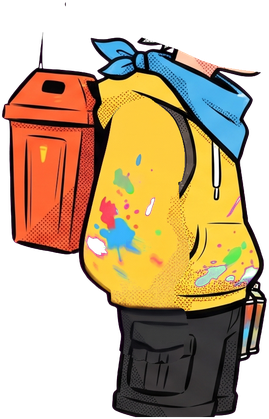
#> input picture Gemini/卡42_主角标准站立图/部件A3/torso.png, 269 x 419 px
$ python trim_torso.py
#> lines starting #> are read from the running program, lines starting #| are printed output that depends on the picture
# 身体图下沿：把短裤下摆下面突出来的窄小残块（原图腿的描边被一起切进来的部分）修掉，下沿按中值平滑
import numpy as np
from PIL import Image
T = np.asarray(Image.open('../卡42_主角标准站立图/部件A3/torso.png').convert('RGBA')).astype(np.float32); H, W = T.shape[:2]
#> after `H, W = T.shape[:2]`: H = 419; W = 269
a = T[..., 3]; prof = np.full(W, np.nan)
#> after `a = T[..., 3]`:
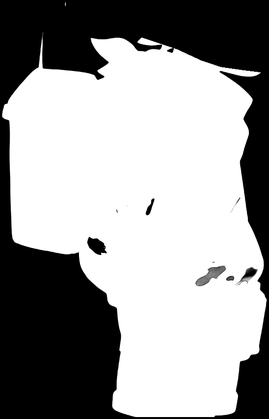
#> a: shape (419, 269) float32; min 0, max 255, mean 154.5
for x in range(W):
    rows = np.nonzero(a[360:, x] > 128)[0]
    if len(rows): prof[x] = 360 + rows.max()
ok = ~np.isnan(prof); xs = np.arange(W)
#> after `xs = np.arange(W)`: xs = 269 values from 0 to 268
med = np.array([np.nanmedian(prof[max(0, i - 6):i + 7]) if ok[max(0, i - 6):i + 7].any() else np.nan for i in range(W)])
trim = 0
for x in range(W):
    if not ok[x] or np.isnan(med[x]): continue
    lim = med[x] + .5
    if prof[x] > lim + 1:                                   # 比周围低出一截 = 残块
        ys = np.arange(H) + .5; T[:, x, 3] *= np.clip(lim - ys + .5, 0, 1) * (ys > 360) + (ys <= 360); trim += 1
#> after the loop, trim = 0
Image.fromarray(T.astype(np.uint8), 'RGBA').save('部件A4/torso.png'); print('修掉的列：', trim)
#| 修掉的列： 0
o = Image.open('../卡42_主角标准站立图/部件A3/torso.png').convert('RGBA'); n = Image.open('部件A4/torso.png').convert('RGBA')
#> further down, o is the input picture: PIL image 269x419 RGBA; mean R, G, B, A 95.8, 73.8, 42.3, 154.5
bg = lambda im: Image.alpha_composite(Image.new('RGBA', im.size, (255, 0, 255, 255)), im)
box = (60, 370, 269, 419); a_ = bg(o.crop(box)).resize((209 * 4, 49 * 4), Image.NEAREST); b_ = bg(n.crop(box)).resize((209 * 4, 49 * 4), Image.NEAREST)
#> after `a_ = bg(o.crop(box)).resize((209 * 4, 49 * 4), Image.NEAREST)`:
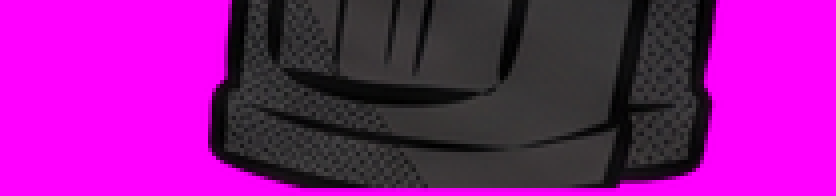
#> a_: PIL image 836x196 RGBA; mean R, G, B, A 139.2, 22.9, 138.6, 255
s = Image.new('RGBA', (a_.width, a_.height * 2 + 10), (255, 255, 255, 255)); s.paste(a_, (0, 0)); s.paste(b_, (0, a_.height + 10)); s.save('out/_hem_cmp.png')
#> after `s = Image.new('RGBA', (a_.width, a_.height * 2 + 10), (255, 255, 255, `: s: PIL image 836x402 RGBA; every value is 255
#> after `s.paste(a_, (0, 0))`:
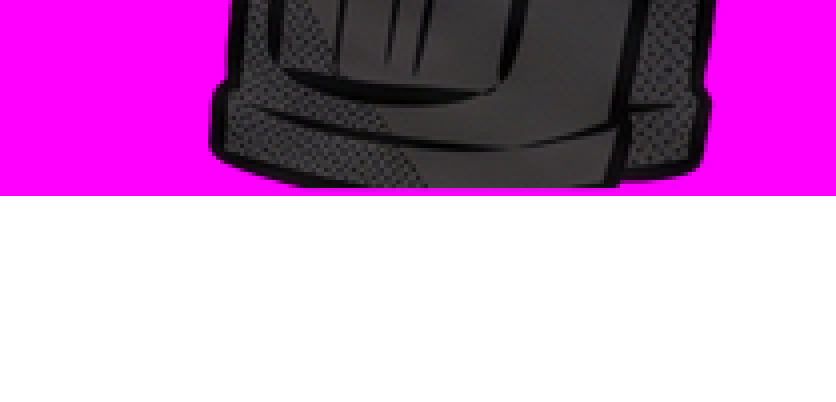
#> s: PIL image 836x402 RGBA; mean R, G, B, A 198.5, 141.9, 198.3, 255
#> after `s.paste(b_, (0, a_.height + 10))`:
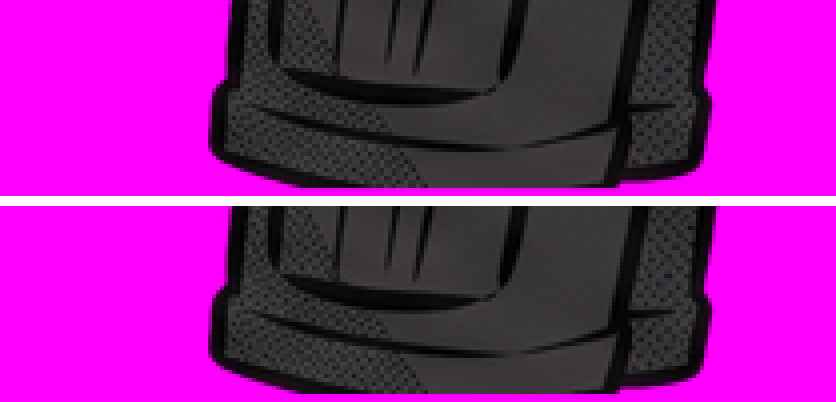
#> s: PIL image 836x402 RGBA; mean R, G, B, A 142.1, 28.7, 141.5, 255

$ run again, with Gemini/卡42_主角标准站立图/部件A3/foot.png copied over Gemini/卡42_主角标准站立图/部件A3/torso.png
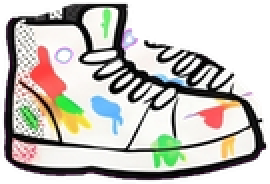
#> input picture Gemini/卡42_主角标准站立图/部件A3/foot.png, 135 x 92 px (shown 2 times larger)
#> `a = T[..., 3]`:
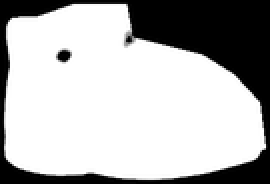
#> a: shape (92, 135) float32 (shown 2 times larger); min 0, max 255, mean 180.7
#> after the loop `for x in range(W):`: trim = 0
#| 修掉的列： 0
#> o is the input picture: PIL image 135x92 RGBA; mean R, G, B, A 125.6, 122.5, 117.4, 180.7
#> s: PIL image 836x402 RGBA; every value is 255
#> `s.paste(b_, (0, a_.height + 10))`:
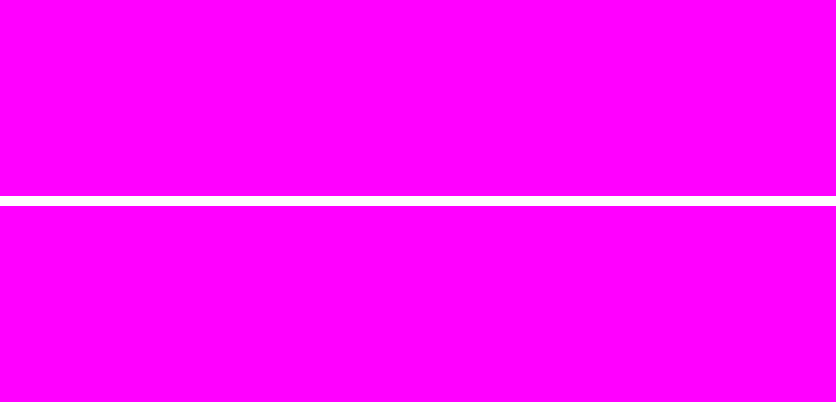
#> s: PIL image 836x402 RGBA; mean R, G, B, A 255, 6.3, 255, 255
